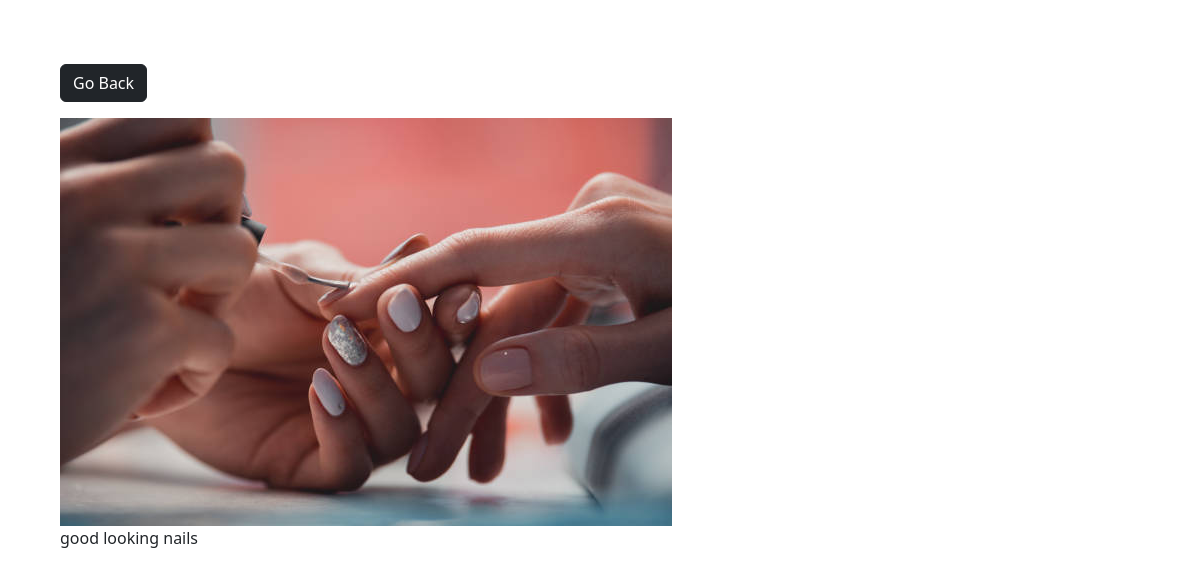
Screenshot of /photo/6/ with the database file from the repository.
### photos/models.py (models this page shows, shortened)
class Photo(models.Model):
    category = models.ForeignKey(Category, on_delete=models.SET_NULL, null=True, blank=True)
    image = models.ImageField( null=False, blank=False)
    description = models.TextField()

### photos/views.py (the view)
# urls.py: path('photo/<str:pk>/',views.viewPhoto, name="photo"),
def viewPhoto(request, pk):
    photos = Photo.objects.get(id=pk)
    context = {'photos':photos}
    return render(request, 'photos/photo.html', context)

### photos/templates/photos/photo.html (shortened to what this page needs)
<!DOCTYPE html>
<html lang="en">
    <head>
        <link href="https://cdn.jsdelivr.net/npm/bootstrap@5.3.3/dist/css/bootstrap.min.css" rel="stylesheet">
    </head>
    <body class="m-5">
        <div class="container">
            <div class="row justify-content-center">
                <div class="col">
                    <a href="{% url 'gallery'  %}" class="btn btn-dark my-3">Go Back</a>
                    <div style="height: 90vh;">
                    <img style="max-width: 100%; max-height: 100%;" src="{{photos.image.url}}">
                    <p>{{photos.description}} </p>
                    </div>
                </div>
            </div>
        </div>
    </body>
</html>

### rows the page displays
Photo: image (picture), description "good looking nails"
